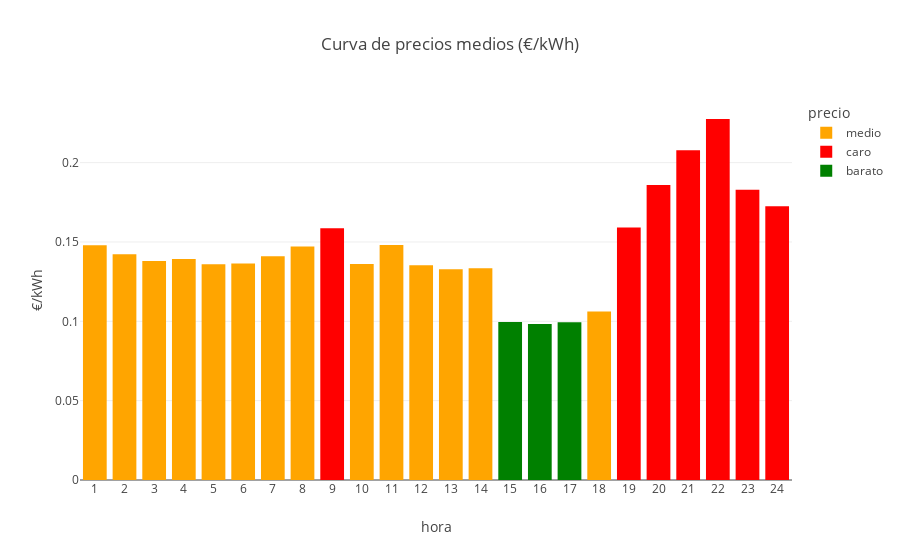

The notebook cell this image was saved under:
### Code cell
def grafico_horario_precio(pt_horario_filtrado):
    graf_horario_precio=px.bar(pt_horario_filtrado, 
                                x='hora',y='precio',
                                title='Curva de precios medios (€/kWh)',
                                labels={'precio':'€/kWh','color':'precio'},
                                color='color',
                                color_discrete_map={'barato': 'green', 'medio': 'orange', 'caro': 'red'}
                                
                                )

    graf_horario_precio.update_layout(
        xaxis=dict(tickmode='linear')
    )

    return grafico_horario_precio

### Figure 1 — Plotly figure (JSON) as saved in the notebook; plotly's stock layout.template omitted (floating-point values rounded to 4 significant figures)
{"data": [{"alignmentgroup": "True", "hovertemplate": "precio=medio<br>hora=%{x}<br>€/kWh=%{y}<extra></extra>", "legendgroup": "medio", "marker": {"color": "orange", "pattern": {"shape": ""}}, "name": "medio", "offsetgroup": "medio", "orientation": "v", "showlegend": true, "textposition": "auto", "type": "bar", "x": [1, 2, 3, 4, 5, 6, 7, 8, 10, 11, 12, 13, 14, 18], "xaxis": "x", "y": [0.148, 0.1423, 0.1381, 0.1393, 0.1359, 0.1364, 0.141, 0.1472, 0.1362, 0.1481, 0.1354, 0.1328, 0.1334, 0.1062], "yaxis": "y"}, {"alignmentgroup": "True", "hovertemplate": "precio=caro<br>hora=%{x}<br>€/kWh=%{y}<extra></extra>", "legendgroup": "caro", "marker": {"color": "red", "pattern": {"shape": ""}}, "name": "caro", "offsetgroup": "caro", "orientation": "v", "showlegend": true, "textposition": "auto", "type": "bar", "x": [9, 19, 20, 21, 22, 23, 24], "xaxis": "x", "y": [0.1587, 0.1591, 0.1859, 0.2078, 0.2275, 0.1829, 0.1725], "yaxis": "y"}, {"alignmentgroup": "True", "hovertemplate": "precio=barato<br>hora=%{x}<br>€/kWh=%{y}<extra></extra>", "legendgroup": "barato", "marker": {"color": "green", "pattern": {"shape": ""}}, "name": "barato", "offsetgroup": "barato", "orientation": "v", "showlegend": true, "textposition": "auto", "type": "bar", "x": [15, 16, 17], "xaxis": "x", "y": [0.09958, 0.09836, 0.09941], "yaxis": "y"}], "layout": {"barmode": "relative", "legend": {"title": {"text": "precio"}, "tracegroupgap": 0}, "title": {"text": "Curva de precios medios (€/kWh)"}, "xaxis": {"anchor": "y", "domain": [0, 1], "tickmode": "linear", "title": {"text": "hora"}}, "yaxis": {"anchor": "x", "domain": [0, 1], "title": {"text": "€/kWh"}}}}
